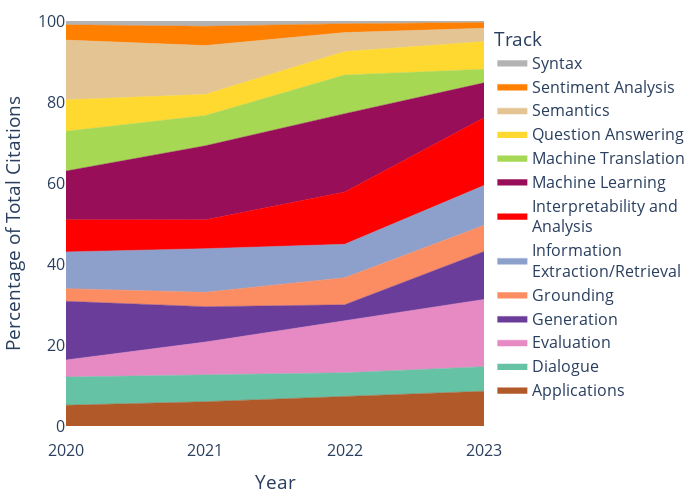

Here is the notebook cell this chart was saved with:
### Code cell
# of course, the older papers are more cited because they have been around longer.
# the interesting thing is that 2023 interpretability papers are the most cited (with evaluation)
# despite not being the track with the most submissions

# the distribution of citations to ACL/EMNLP by track over the years may be more fair

summed_data = post_2020_df.groupby(['year', 'track'])['citation_count'].sum().unstack().fillna(0)
percentage_data = summed_data.div(summed_data.sum(axis=1), axis=0) * 100

tracks = percentage_data.columns
fig = go.Figure()

for track in tracks:
    fig.add_trace(go.Scatter(
        x=percentage_data.index, 
        y=percentage_data[track], 
        mode='lines',
        name=track_to_pretty_name(track),
        line_color=track_styles[track]['color'],
        stackgroup='one', 
        line=dict(width=0.5),
        fill='tonexty',
        fillcolor=track_styles[track]['color'],
    ))

fig.update_layout(
    xaxis=dict(title='Year',tickvals=percentage_data.index, tickprefix='<br>', ticks="outside", tickcolor="white", ticklen=10),
    yaxis=dict(title='Percentage of Total Citations', range=[0, 100]),
    legend=dict(title='Track', x=1.02, y=1, bgcolor='rgba(255, 255, 255, 0.5)', bordercolor='rgba(0, 0, 0, 0.1)'),
     margin=dict(l=20, t=20, r=20, b=10),
    hovermode='x unified',
    width=700,
    height=500,
        font=dict(
        size=16,
    )
)

fig.show()

### Figure 1 — Plotly figure (JSON) as saved in the notebook; plotly's stock layout.template omitted (floating-point values rounded to 4 significant figures)
{"data": [{"fill": "tonexty", "fillcolor": "#b15928", "line": {"color": "#b15928", "width": 0.5}, "mode": "lines", "name": "Applications", "stackgroup": "one", "type": "scatter", "x": [2020, 2021, 2022, 2023], "y": [5.128, 6.006, 7.297, 8.598]}, {"fill": "tonexty", "fillcolor": "#66c2a5", "line": {"color": "#66c2a5", "width": 0.5}, "mode": "lines", "name": "Dialogue", "stackgroup": "one", "type": "scatter", "x": [2020, 2021, 2022, 2023], "y": [6.971, 6.676, 5.848, 6.056]}, {"fill": "tonexty", "fillcolor": "#e78ac3", "line": {"color": "#e78ac3", "width": 0.5}, "mode": "lines", "name": "Evaluation", "stackgroup": "one", "type": "scatter", "x": [2020, 2021, 2022, 2023], "y": [4.197, 8.054, 12.85, 16.61]}, {"fill": "tonexty", "fillcolor": "#6a3d9a", "line": {"color": "#6a3d9a", "width": 0.5}, "mode": "lines", "name": "Generation", "stackgroup": "one", "type": "scatter", "x": [2020, 2021, 2022, 2023], "y": [14.49, 8.717, 3.929, 11.82]}, {"fill": "tonexty", "fillcolor": "#fc8d62", "line": {"color": "#fc8d62", "width": 0.5}, "mode": "lines", "name": "Grounding", "stackgroup": "one", "type": "scatter", "x": [2020, 2021, 2022, 2023], "y": [3.129, 3.553, 6.694, 6.481]}, {"fill": "tonexty", "fillcolor": "#8da0cb", "line": {"color": "#8da0cb", "width": 0.5}, "mode": "lines", "name": "Information <br>Extraction/Retrieval", "stackgroup": "one", "type": "scatter", "x": [2020, 2021, 2022, 2023], "y": [9.078, 10.79, 8.258, 9.832]}, {"fill": "tonexty", "fillcolor": "#FF0000", "line": {"color": "#FF0000", "width": 0.5}, "mode": "lines", "name": "Interpretability and <br>Analysis", "stackgroup": "one", "type": "scatter", "x": [2020, 2021, 2022, 2023], "y": [7.93, 7.106, 12.9, 16.71]}, {"fill": "tonexty", "fillcolor": "#980e59", "line": {"color": "#980e59", "width": 0.5}, "mode": "lines", "name": "Machine Learning", "stackgroup": "one", "type": "scatter", "x": [2020, 2021, 2022, 2023], "y": [12.02, 18.28, 19.33, 8.622]}, {"fill": "tonexty", "fillcolor": "#a6d854", "line": {"color": "#a6d854", "width": 0.5}, "mode": "lines", "name": "Machine Translation", "stackgroup": "one", "type": "scatter", "x": [2020, 2021, 2022, 2023], "y": [9.833, 7.47, 9.567, 3.343]}, {"fill": "tonexty", "fillcolor": "#ffd92f", "line": {"color": "#ffd92f", "width": 0.5}, "mode": "lines", "name": "Question Answering", "stackgroup": "one", "type": "scatter", "x": [2020, 2021, 2022, 2023], "y": [7.751, 5.238, 5.796, 6.873]}, {"fill": "tonexty", "fillcolor": "#e5c494", "line": {"color": "#e5c494", "width": 0.5}, "mode": "lines", "name": "Semantics", "stackgroup": "one", "type": "scatter", "x": [2020, 2021, 2022, 2023], "y": [14.75, 12.04, 4.681, 3.269]}, {"fill": "tonexty", "fillcolor": "#ff7f00", "line": {"color": "#ff7f00", "width": 0.5}, "mode": "lines", "name": "Sentiment Analysis", "stackgroup": "one", "type": "scatter", "x": [2020, 2021, 2022, 2023], "y": [3.777, 4.772, 2.207, 1.43]}, {"fill": "tonexty", "fillcolor": "#b3b3b3", "line": {"color": "#b3b3b3", "width": 0.5}, "mode": "lines", "name": "Syntax", "stackgroup": "one", "type": "scatter", "x": [2020, 2021, 2022, 2023], "y": [0.9429, 1.304, 0.6487, 0.3596]}], "layout": {"font": {"size": 16}, "height": 500, "hovermode": "x unified", "legend": {"bgcolor": "rgba(255, 255, 255, 0.5)", "bordercolor": "rgba(0, 0, 0, 0.1)", "title": {"text": "Track"}, "x": 1.02, "y": 1}, "margin": {"b": 10, "l": 20, "r": 20, "t": 20}, "width": 700, "xaxis": {"autorange": true, "range": [2020, 2023], "tickcolor": "white", "ticklen": 10, "tickprefix": "<br>", "ticks": "outside", "tickvals": [2020, 2021, 2022, 2023], "title": {"text": "Year"}, "type": "linear"}, "yaxis": {"range": [0, 100], "title": {"text": "Percentage of Total Citations"}, "type": "linear"}}}
